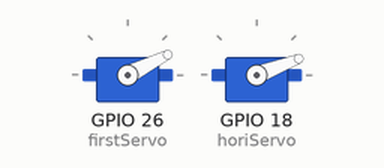
Recording of a sketch running on a simulated ESP32. Parts: 2 × servo.

Above: at 0.05 s.
At 0.4 s:
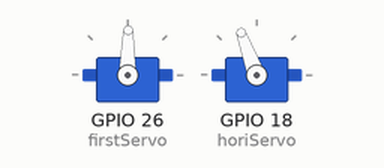
At 0.8 s:
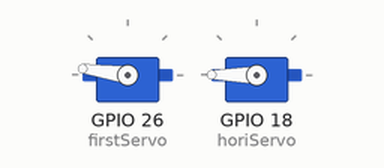
At 1.6 s:
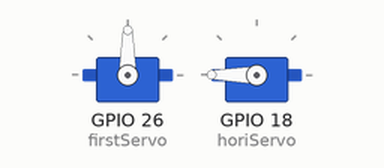
Timing chart, 0 to 3.7 s (numbered marks = the images above):
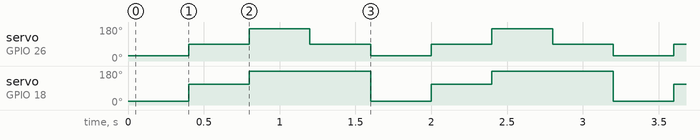

Measured:
- by itself, servo on GPIO 26 (firstServo): repeats every 1.6 s: 172° 0.40 s, 90° 0.40 s, 27° 0.40 s, 89° 0.40 s
- by itself, servo on GPIO 18 (horiServo): repeats every 1.6 s: 180° 0.80 s, 21° 0.40 s, 110° 0.40 s

The sketch:

servo1.ino
```cpp
#include <ESP32Servo.h>   // includes the servo library for ESP32

Servo firstServo;         // creates a servo object called firstServo

Servo horiServo;          // creates a servo object called horiServo

void setup() {
  firstServo.attach(26);  // connects firstServo to GPIO pin 26

  horiServo.attach(18);   // connects horiServo to GPIO pin 18
}

void loop() {
  // put your main code here, to run repeatedly:

  firstServo.write(27);   // move firstServo to 27 degrees

  horiServo.write(21);    // move horiServo to 21 degrees

  delay(400);             // wait 0.4 seconds

  firstServo.write(89);   // move firstServo to 89 degrees

  horiServo.write(110);   // move horiServo to 110 degrees

  delay(400);             // wait 0.4 seconds

  firstServo.write(172);  // move firstServo to 172 degrees

  horiServo.write(180);   // move horiServo to 180 degrees

  delay(400);             // wait 0.4 seconds

  firstServo.write(180);  // move firstServo to 180 degrees

  firstServo.write(90);   // immediately move firstServo to 90 degrees

  delay(400);             // wait 0.4 seconds
}
```
